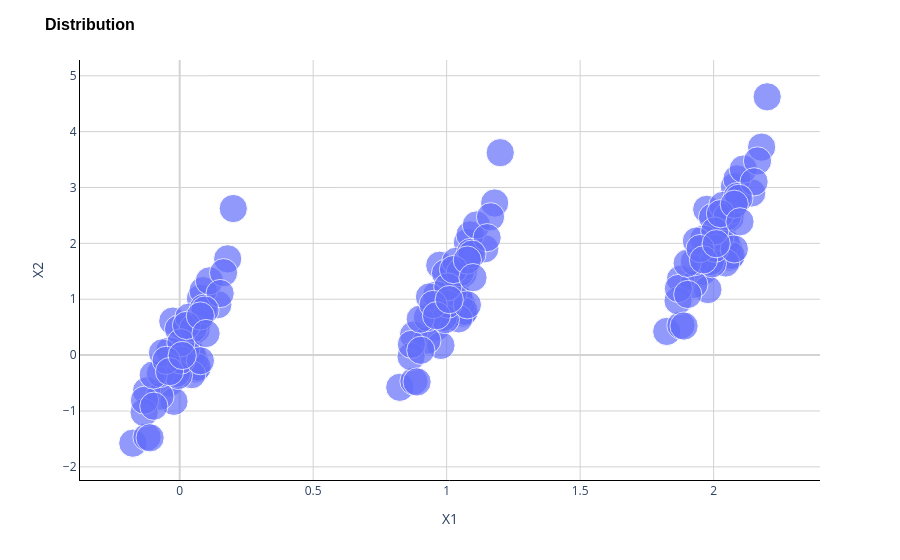

The cell this chart's notebook holds for it:
### Code cell
# Existing scatter plot
figure = px.scatter(
    x=X[:, 0],
    y=X[:, 1],
    #color=X[:, 1].astype(str),
    #color_discrete_map={'0': '#E65983', '1': '#2D3846'},
    size=[1] * X.shape[0],
)

# Update layout
figure.update_layout(
    title='Distribution',
    title_font=dict(size=16, family='Arial', color='black', weight='bold'),
    xaxis_title='X1',
    yaxis_title='X2',
    plot_bgcolor='white',
    yaxis=dict(showgrid=True, gridcolor='LightGray', showline=True, linecolor='Black', zeroline=True, zerolinecolor='LightGray'),
    xaxis=dict(showgrid=True, gridcolor='LightGray', showline=True, linecolor='Black', zeroline=True, zerolinecolor='LightGray'),
)

figure.show()

### Figure 1 — Plotly figure (JSON) as saved in the notebook; plotly's stock layout.template omitted (floating-point values rounded to 4 significant figures; data arrays with more than 128 entries replaced by an {"elided": "..."} marker saying what was removed)
{"data": [{"hovertemplate": "x=%{x}<br>y=%{y}<br>size=%{marker.size}<extra></extra>", "legendgroup": "", "marker": {"color": "#636efa", "size": {"elided": "150 int values"}, "sizemode": "area", "sizeref": 0.0025, "symbol": "circle"}, "mode": "markers", "name": "", "orientation": "v", "showlegend": false, "type": "scatter", "x": {"elided": "150 float values"}, "xaxis": "x", "y": {"elided": "150 float values"}, "yaxis": "y"}], "layout": {"legend": {"itemsizing": "constant", "tracegroupgap": 0}, "margin": {"t": 60}, "plot_bgcolor": "white", "title": {"font": {"color": "black", "family": "Arial", "size": 16, "weight": "bold"}, "text": "Distribution"}, "xaxis": {"anchor": "y", "domain": [0, 1], "gridcolor": "LightGray", "linecolor": "Black", "showgrid": true, "showline": true, "title": {"text": "X1"}, "zeroline": true, "zerolinecolor": "LightGray"}, "yaxis": {"anchor": "x", "domain": [0, 1], "gridcolor": "LightGray", "linecolor": "Black", "showgrid": true, "showline": true, "title": {"text": "X2"}, "zeroline": true, "zerolinecolor": "LightGray"}}}
